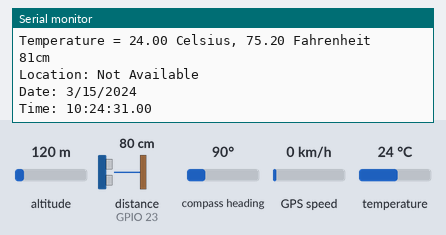
The sketch below on a simulated ESP32. Parts: the last lines printed to the serial monitor. Inputs (shaded band) come from the test bench; at power-on: altitude 120 m, distance to the obstacle (sensor on GPIO 23) 80 cm, temperature 24 °C, compass heading 90°, GPS speed 0 km/h. The echo pulse lasts 58.3 µs per cm; WiFi joins after 1.5 s; servers stay silent unless stated; uploads are accepted with an empty reply; the GPS gets a fix after 3 s at 37.7749, -122.4194 with 8 satellites.

Above: at 1.8 s.
1.9 s: altitude set to 20 m
At 3.0 s:
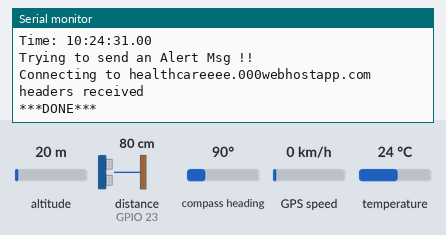
3.5 s: distance to the obstacle (sensor on GPIO 23) set to 2 cm
At 8.53 s:
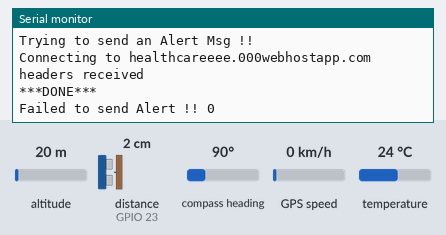
10.1 s: temperature set to 12 °C
At 11.4 s:
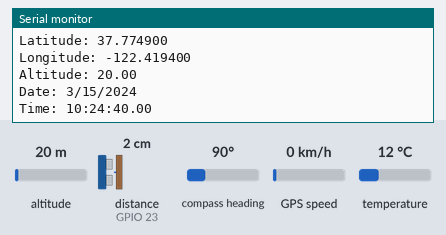
11.6 s: altitude set to 250 m
At 12.8 s:
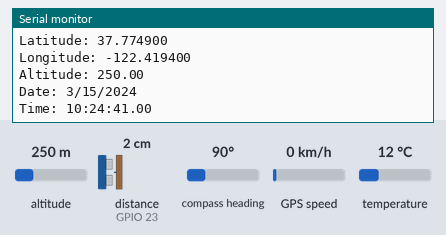
13.1 s: distance to the obstacle (sensor on GPIO 23) set to 4 cm
At 14.4 s:
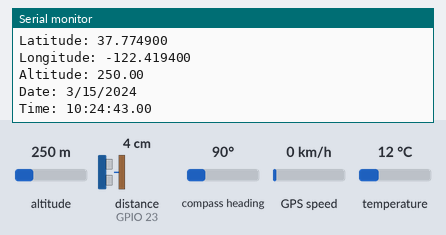
14.6 s: temperature set to 19 °C
At 16.5 s:
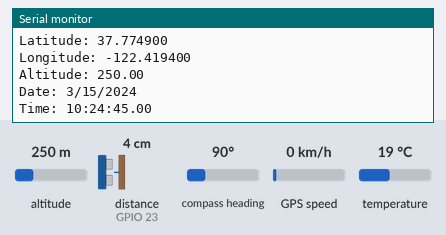
Timing chart, 0 to 17.1 s (numbered marks = the images above; inputs shaded):
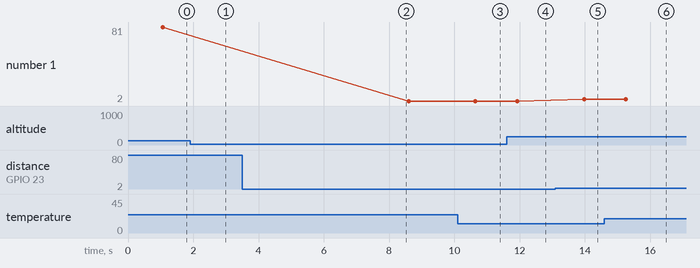

The sketch:

Monitoring_Patient_Healh_Status.ino
```cpp
#include <WiFi.h>
#include <WiFiClientSecure.h>
#include <TinyGPS++.h>
#include <OneWire.h>
#include <NewPing.h>
#include <HardwareSerial.h>

#define TRIGGER_PIN  22
#define ECHO_PIN     23
#define MAX_DISTANCE 200                                   // sensor max rated at 400-500cm.


const char* ssid = "";                                   //"Om Kalthom 2";       //"BFCI";
const char* password = "";                              //"01010204060";     //"1234QWER@";

TinyGPSPlus gps;                                       // The TinyGPS++ object.
HardwareSerial SerialGPS ( 1 );
int distance = 0;
float lat= 0, lng = 0;
float celsius = 0 , fahrenheit = 0;
int ResponseCode = 0;
unsigned long lastTime = 0;
unsigned long timerDelay = 5000;                    // Set timer to 5 seconds (5000)
float sensorLocData [2];
float sensorTempData[2];
int _time [3];
int _date [3];
                // https://healthcareeee.000webhostapp.com/new.php?
                //Human_temp=50&latitude=30.9987655&longitude=30.965355353&time=12%3A45&date=2020-11-8

const char* serverName = "https://healthcareeee.000webhostapp.com/new.php?";

char *host = "healthcareeee.000webhostapp.com";
char *uri = "/new.php?";

char* root_ca =
\
"-----BEGIN CERTIFICATE-----\n"\
"MIIEsTCCA5mgAwIBAgIQCKWiRs1LXIyD1wK0u6tTSTANBgkqhkiG9w0BAQsFADBh\n" \
"MQswCQYDVQQGEwJVUzEVMBMGA1UEChMMRGlnaUNlcnQgSW5jMRkwFwYDVQQLExB3\n" \
"d3cuZGlnaWNlcnQuY29tMSAwHgYDVQQDExdEaWdpQ2VydCBHbG9iYWwgUm9vdCBD\n" \
"QTAeFw0xNzExMDYxMjIzMzNaFw0yNzExMDYxMjIzMzNaMF4xCzAJBgNVBAYTAlVT\n" \
"MRUwEwYDVQQKEwxEaWdpQ2VydCBJbmMxGTAXBgNVBAsTEHd3dy5kaWdpY2VydC5j\n" \
"b20xHTAbBgNVBAMTFFJhcGlkU1NMIFJTQSBDQSAyMDE4MIIBIjANBgkqhkiG9w0B\n" \
"AQEFAAOCAQ8AMIIBCgKCAQEA5S2oihEo9nnpezoziDtx4WWLLCll/e0t1EYemE5n\n" \
"+MgP5viaHLy+VpHP+ndX5D18INIuuAV8wFq26KF5U0WNIZiQp6mLtIWjUeWDPA28\n" \
"OeyhTlj9TLk2beytbtFU6ypbpWUltmvY5V8ngspC7nFRNCjpfnDED2kRyJzO8yoK\n" \
"MFz4J4JE8N7NA1uJwUEFMUvHLs0scLoPZkKcewIRm1RV2AxmFQxJkdf7YN9Pckki\n" \
"f2Xgm3b48BZn0zf0qXsSeGu84ua9gwzjzI7tbTBjayTpT+/XpWuBVv6fvarI6bik\n" \
"KB859OSGQuw73XXgeuFwEPHTIRoUtkzu3/EQ+LtwznkkdQIDAQABo4IBZjCCAWIw\n" \
"HQYDVR0OBBYEFFPKF1n8a8ADIS8aruSqqByCVtp1MB8GA1UdIwQYMBaAFAPeUDVW\n" \
"0Uy7ZvCj4hsbw5eyPdFVMA4GA1UdDwEB/wQEAwIBhjAdBgNVHSUEFjAUBggrBgEF\n" \
"BQcDAQYIKwYBBQUHAwIwEgYDVR0TAQH/BAgwBgEB/wIBADA0BggrBgEFBQcBAQQo\n" \
"MCYwJAYIKwYBBQUHMAGGGGh0dHA6Ly9vY3NwLmRpZ2ljZXJ0LmNvbTBCBgNVHR8E\n" \
"OzA5MDegNaAzhjFodHRwOi8vY3JsMy5kaWdpY2VydC5jb20vRGlnaUNlcnRHbG9i\n" \
"YWxSb290Q0EuY3JsMGMGA1UdIARcMFowNwYJYIZIAYb9bAECMCowKAYIKwYBBQUH\n" \
"AgEWHGh0dHBzOi8vd3d3LmRpZ2ljZXJ0LmNvbS9DUFMwCwYJYIZIAYb9bAEBMAgG\n" \
"BmeBDAECATAIBgZngQwBAgIwDQYJKoZIhvcNAQELBQADggEBAH4jx/LKNW5ZklFc\n" \
"YWs8Ejbm0nyzKeZC2KOVYR7P8gevKyslWm4Xo4BSzKr235FsJ4aFt6yAiv1eY0tZ\n" \
"/ZN18bOGSGStoEc/JE4ocIzr8P5Mg11kRYHbmgYnr1Rxeki5mSeb39DGxTpJD4kG\n" \
"hs5lXNoo4conUiiJwKaqH7vh2baryd8pMISag83JUqyVGc2tWPpO0329/CWq2kry\n" \
"qv66OSMjwulUz0dXf4OHQasR7CNfIr+4KScc6ABlQ5RDF86PGeE6kdwSQkFiB/cQ\n" \
"ysNyq0jEDQTkfa2pjmuWtMCNbBnhFXBYejfubIhaUbEv2FOQB3dCav+FPg5eEveX\n" \
"TVyMnGo=\n" \
"-----END CERTIFICATE-----\n";

OneWire  ds(2);
void initNet();
int sendData(String requestData, char* host, int port);
void getLoc();
void getTempC_F();
int getDistance();
NewPing sonar(TRIGGER_PIN, ECHO_PIN, MAX_DISTANCE);

void setup() {
  Serial.begin(115200);
  SerialGPS. begin ( 9600 , SERIAL_8N1, 16 , 17 );
  initNet();
}

void loop() {
  //  Checking wireless network connection
    if(WiFi.status() != WL_CONNECTED) {
         initNet();
      }
    // Reading Sensors Data
    getTempC_F();
    Serial.print(getDistance());
    Serial.println("cm");
    getLoc();

    sensorLocData [0]= lng;
    sensorLocData [1]= lat;
    sensorTempData[0]= celsius;
    sensorTempData[1]= fahrenheit;
    _time[0]= gps.time.hour();
    _time[1]= gps.time.minute();
    _time[2]= gps.time.second();
    _date[0]= gps.date.day();
    _date[1]= gps.date.month();
    _date[2]= gps.date.year();


//  Human_temp=40&latitude=30.784451&longitude=30.997881&time=1%3A30&date=2020-8-5
    String reqData = "Human_temp="+ String(celsius,4)+"&latitude="+
                     String(lat,6)+"&longitude="+String(lng,6)+"&time=12%3A45&date=2020-11-8"
                     "&time="+String( _time[0],2)+":"+String( _time[1],2)+
                             ":"+String( _time[2],2)+"&date="+String( _date[1],2)+"/"+
                             String(_date[0],2)+"/"+String(_date[2],4);

//

    if (getDistance()> 10 || getDistance()== 0 || celsius > 32 && gps.time.isValid()){
        Serial.println ("Trying to send an Alert Msg !!");
        ResponseCode = sendData(reqData , host, 443);
        if (ResponseCode == 200){
        Serial.print("Alert Sent Successfully !!  ");
        Serial.println(ResponseCode );
      }
        else if (ResponseCode != 200){
        Serial.print("Failed to send Alert !! ");
        Serial.println(ResponseCode);
        }
 }


}

void initNet(){
  WiFi.begin(ssid, password);
  Serial.println("Connecting !!!");
  Serial.println("");
  Serial.print("Connected to : ");
  Serial.println(WiFi.SSID());
  Serial.print ("with IP Address: ");
  Serial.println(WiFi.localIP());
  Serial.print("ESP Board MAC Address:  ");
  Serial.println(WiFi.macAddress());
  Serial.print(F("Status: "));
  Serial.println(WiFi.status());
  Serial.println("Timer set to 5 seconds (timerDelay variable), it will take 5 seconds before publishing the first reading.");
}

int sendData(String requestData, char *host ,int port){
  int httpResponseCode= 0;
  String line ="";
  WiFiClientSecure client;
  if(WiFi.status()== WL_CONNECTED){

     Serial.print("Connecting to ");
     Serial.println(host);

     client.setCACert(root_ca);
     while (!client.connect(host,port)) {
        Serial.println("Connection failed.");
        Serial.println("Waiting 5 seconds before retrying...");
        delay(5000);
      }

     String body = requestData;
//     String getRequest = "GET " + String(uri) + " HTTP/1.1\r\n" +
//     "Host: " + host + "\r\n" + body;
     client.print(String("GET ") + uri + " HTTP/1.1\r\n" +
                    "Host: " + host + "\r\n" +requestData);
     //Serial.println(getRequest);
     //client.print(getRequest);
     client.println("Connection: close");
     client.println();

      while (client.connected()) {
        line = client.readStringUntil('\n');
        if (line == "\r") {
          Serial.println("headers received");
          break;
        }
      }
      if (line != "" || line != "\n"){
          httpResponseCode = line.toInt();
        }
      client.stop();
      Serial.println();
      Serial.println("***DONE***");
      Serial.println();
      delay(6000);

      }

 return httpResponseCode;
}

void getLoc(){
 while(SerialGPS. available ()> 0 ) {
    gps. encode (SerialGPS. read ());
  }
    lat = gps.location.lat();
    lng = gps.location.lng();
    if (gps.location.isValid())
  {
    Serial.print("Latitude: ");
    Serial.println(gps.location.lat(), 6);
    Serial.print("Longitude: ");
    Serial.println(gps.location.lng(), 6);
    Serial.print("Altitude: ");
    Serial.println(gps.altitude.meters());
  }
  else
  {
    Serial.println("Location: Not Available");
  }

  Serial.print("Date: ");
  if (gps.date.isValid())
  {
    Serial.print(gps.date.month());
    Serial.print("/");
    Serial.print(gps.date.day());
    Serial.print("/");
    Serial.println(gps.date.year());
  }
  else
  {
    Serial.println("Not Available");
  }

  Serial.print("Time: ");
  if (gps.time.isValid())
  {
    if (gps.time.hour() < 10) Serial.print(F("0"));
    Serial.print(gps.time.hour());
    Serial.print(":");
    if (gps.time.minute() < 10) Serial.print(F("0"));
    Serial.print(gps.time.minute());
    Serial.print(":");
    if (gps.time.second() < 10) Serial.print(F("0"));
    Serial.print(gps.time.second());
    Serial.print(".");
    if (gps.time.centisecond() < 10) Serial.print(F("0"));
    Serial.println(gps.time.centisecond());
  }
  else
  {
    Serial.println("Not Available");
  }

  Serial.println();
  Serial.println();
  delay(1000);
}

void getTempC_F(){

    byte i;
    byte present = 0;
    byte type_s;
    byte data[12];
    byte addr[8];

    if ( !ds.search(addr)){
        ds.reset_search();
        delay(250);
        return;
    }

    if (OneWire::crc8(addr, 7) != addr[7]){
        Serial.println("CRC is not valid!");
        return;
    }
                                      // the first ROM byte indicates which chip
    switch (addr[0]){
       case 0x10:
           type_s = 1;
           break;
       case 0x28:
           type_s = 0;
           break;
       case 0x22:
           type_s = 0;
           break;
       default:
           Serial.println("Device is not a DS18x20 family device.");
           return;
       }

    ds.reset();
    ds.select(addr);
    ds.write(0x44, 1);                            // start conversion, with parasite power on at the end
    delay(1000);
    present = ds.reset();
    ds.select(addr);
    ds.write(0xBE);                               // Read Scratchpad

    for ( i = 0; i < 9; i++){
        data[i] = ds.read();
    }
                                                  // Convert the data to actual temperature
   int16_t raw = (data[1] << 8) | data[0];
  if (type_s) {
    raw = raw << 3;                              // 9 bit resolution default
    if (data[7] == 0x10){
      raw = (raw & 0xFFF0) + 12 - data[6];
    }
  }
  else{
    byte cfg = (data[4] & 0x60);
    if (cfg == 0x00) raw = raw & ~7;                      // 9 bit resolution, 93.75 ms
    else if (cfg == 0x20) raw = raw & ~3;                 // 10 bit res, 187.5 ms
    else if (cfg == 0x40) raw = raw & ~1;                 // 11 bit res, 375 ms
   }

    celsius = (float)raw / 16.0;
    fahrenheit = celsius * 1.8 + 32.0;
    Serial.print("Temperature = ");
    Serial.print(celsius);
    Serial.print(" Celsius, ");
    Serial.print(fahrenheit);
    Serial.println(" Fahrenheit");

  }

int getDistance(){

  return sonar.ping_cm();
}
```

Measured:
- after the input at 10.1 s, the serial monitor: prints a new line after 0.55 s (image 3)
- after the input at 11.6 s, the serial monitor: prints a new line after 0.35 s (image 4)
- after the input at 13.1 s, the serial monitor: prints a new line after 0.87 s (image 5)
- plotted number 1: 81 → 2 after the input at 3.5 s, 2 → 4 after the input at 13.1 s
